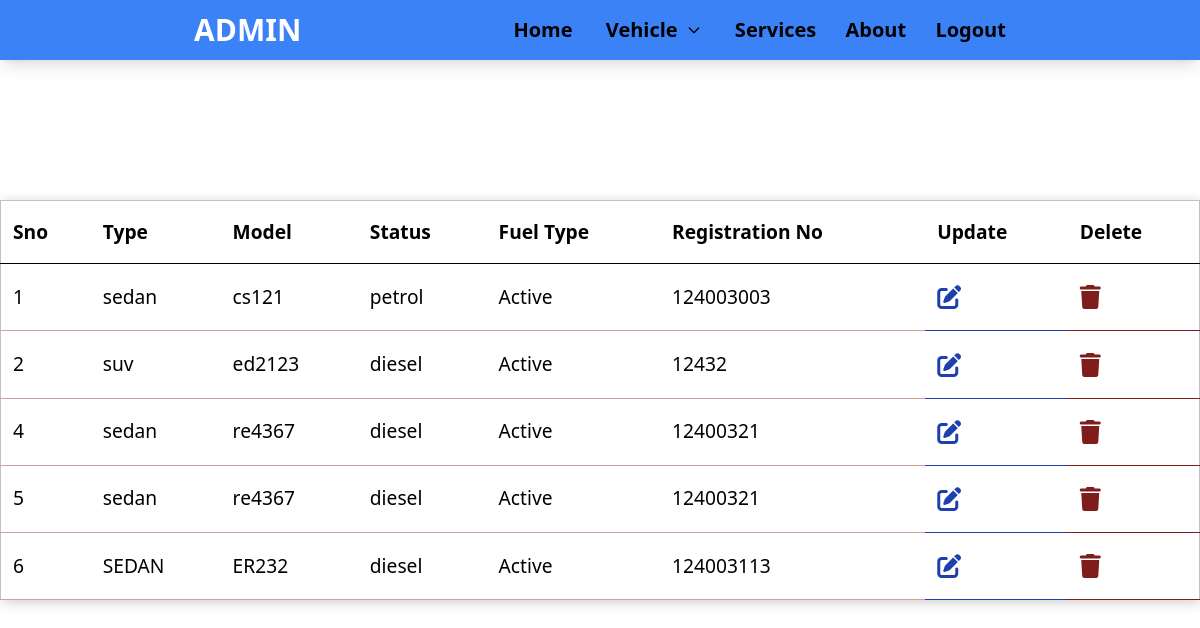
The app's page /Managevehicle.php with its own data.
### tables this page shows
CREATE TABLE `vehicle` (
  `Sno` int(30) NOT NULL,
  `Types` varchar(20) NOT NULL,
  `Model` varchar(30) NOT NULL,
  `Fuel` varchar(10) NOT NULL,
  `statuss` varchar(10) NOT NULL,
  `Reg` varchar(50) NOT NULL
);

### Managevehicle.php (the view, shortened to what this page needs)
<!DOCTYPE html>
<html lang="en">
<head>
    <script src="https://cdn.tailwindcss.com"></script>
</head>
<body>
<?php include "db_connect.php";?>
<?php include "admin.php" ?>
    <table class="table">
          <tr class="bg-blue-60">
            <th>Sno</th>
            <th>Type</th>
            <th>Model</th>
            <th>Status</th>
            <th>Fuel Type</th>
            <th>Registration No</th>
            <th>Update</th>
            <th>Delete</th>
          </tr>
        <?php
        $data="SELECT * FROM vehicle";
        $result=mysqli_query($conn,$data);
        while($row=$result->fetch_array())
        {
           echo
           "
           <tr>
           <td class='rows'>".$row["Sno"]."</td>
           <td class='rows'>".$row["Types"]."</td>
           <td class='rows'>".$row["Model"]."</td>
           <td class='rows'>".$row["Fuel"]."</td>
           <td class='rows'>".$row["statuss"]."</td>
           <td class='rows'>".$row["Reg"]."</td>
           <td class=' text-2xl font-bold text-blue-800'><a href='updatevehicle.php?updateid=".$row["Sno"]."'<i class='fa-solid fa-pen-to-square'></i></a></td>
           <td class=' text-2xl text-red-900'><a href='deletevehicle.php?deleteid=".$row["Sno"]."'<i class=' fa-solid fa-trash'></i></a></td>
           </tr>
            ";
         }
        ?>
    </table>
</body>
</html>

### admin.php (shortened to what this page needs)
<!DOCTYPE html>
<html lang="en">
<head>
    <script src="https://cdn.tailwindcss.com"></script>
</head>
  <body>
  <nav class="bg-blue-500 shadow-lg">
  <div class="container mx-auto">
    <div class="sm:flex justify-around		">
      <a href="#" class="text-white text-3xl font-bold p-3">ADMIN</a>
      <ul class="text-black-600  text-2xl font-bold sm:self-center text-xl border-t sm:border-none">
        <li class="sm:inline-block rounded-md	">
          <a href="#" class="p-3 hover:text-white hover:bg-blue-700 ">Home</a>
        </li>
        <button id="dropdownDefault" data-dropdown-toggle="dropdown" class=" text-black font-bold text-xl bg-blue-500 hover:text-white rounded-lg  px-4 py-2.5 text-center  inline-flex items-center" type="button">Vehicle <svg class="w-4 h-4 ml-2" fill="none" stroke="currentColor" viewBox="0 0 24 24" xmlns="http://www.w3.org/2000/svg"><path stroke-linecap="round" stroke-linejoin="round" stroke-width="2" d="M19 9l-7 7-7-7"></path></svg></button>
        <li class="sm:inline-block">
          <a href="#" class="p-3 hover:text-white">Services</a>
        </li>
        <li class="sm:inline-block">
          <a href="#" class="p-3 hover:text-white">About</a>
        </li>
        <li class="sm:inline-block">
          <a href="index.php" class="p-3 hover:text-white">Logout</a>
        </li>
      </ul>
  </div>
  </div>
</nav>
  </body>
</html>

### records on screen
vehicle: Sno "1", Types "sedan", Model "cs121", Fuel "petrol", statuss "Active", Reg "124003003"
vehicle: Sno "2", Types "suv", Model "ed2123", Fuel "diesel", statuss "Active", Reg "12432"
vehicle: Sno "4", Types "sedan", Model "re4367", Fuel "diesel", statuss "Active", Reg "12400321"
vehicle: Sno "5", Types "sedan", Model "re4367", Fuel "diesel", statuss "Active", Reg "12400321"
vehicle: Sno "6", Types "SEDAN", Model "ER232", Fuel "diesel", statuss "Active", Reg "124003113"
